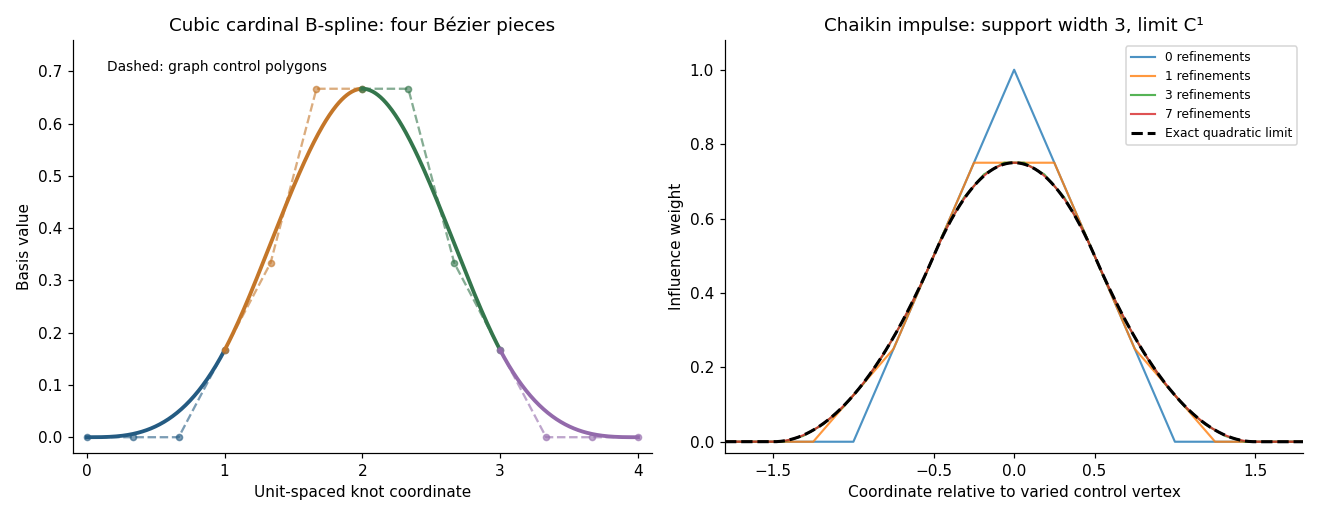

Here is the Python script that generated this plot:
"""Original CAGD sketches; Python 3.14, NumPy 2.3, Matplotlib 3.10.
Writes paper-70-spline-bases.png to caller CWD; preserves caller MPLCONFIGDIR.
"""
import math
import numpy as np
import matplotlib.pyplot as plt


def beta(x):
    t=np.abs(np.asarray(x))
    return np.where(t<=.5,.75-t*t,np.where(t<=1.5,.5*(1.5-t)**2,0.))


def chaikin(points):
    q=.75*points[:-1]+.25*points[1:]
    r=.25*points[:-1]+.75*points[1:]
    return np.stack([q,r],axis=1).reshape(-1,2)


def main():
    fig,(ax,bx)=plt.subplots(1,2,figsize=(12,4.7))
    rows=np.array([[0,0,0,1/6],[1/6,1/3,2/3,2/3],[2/3,2/3,1/3,1/6],[1/6,0,0,0]])
    colors=['#245b82','#c47629','#34764c','#936aab'];t=np.linspace(0,1,160)
    basis=np.array([math.comb(3,i)*t**i*(1-t)**(3-i) for i in range(4)])
    for j,row in enumerate(rows):
        ax.plot(j+t,row@basis,color=colors[j],lw=2.5)
        ax.plot(j+np.arange(4)/3,row,'o--',color=colors[j],alpha=.6,ms=4)
    ax.set_xlim(-.1,4.1);ax.set_ylim(-.03,.76);ax.set_xticks(range(5))
    ax.set_title('Cubic cardinal B-spline: four Bézier pieces')
    ax.set_xlabel('Unit-spaced knot coordinate');ax.set_ylabel('Basis value')
    ax.text(.15,.7,'Dashed: graph control polygons',fontsize=9)
    p=np.column_stack([np.arange(-4,5),np.array([0,0,0,0,1,0,0,0,0])]).astype(float)
    for iteration in range(8):
        if iteration in [0,1,3,7]:
            bx.plot(*p.T,label=f'{iteration} refinements',lw=1.4,alpha=.8)
        p=chaikin(p)
    x=np.linspace(-2,2,600);bx.plot(x,beta(x),'k--',lw=2,label='Exact quadratic limit')
    bx.set_xlim(-1.8,1.8);bx.set_ylim(-.03,1.08);bx.set_xticks([-1.5,-.5,0,.5,1.5])
    bx.set_xlabel('Coordinate relative to varied control vertex');bx.set_ylabel('Influence weight')
    bx.set_title('Chaikin impulse: support width 3, limit C¹')
    bx.legend(fontsize=8)
    for axis in [ax,bx]:axis.spines[['top','right']].set_visible(False)
    fig.tight_layout();fig.savefig('paper-70-spline-bases.png',dpi=110,facecolor='white',transparent=False)
    plt.close(fig)


if __name__=='__main__':main()
